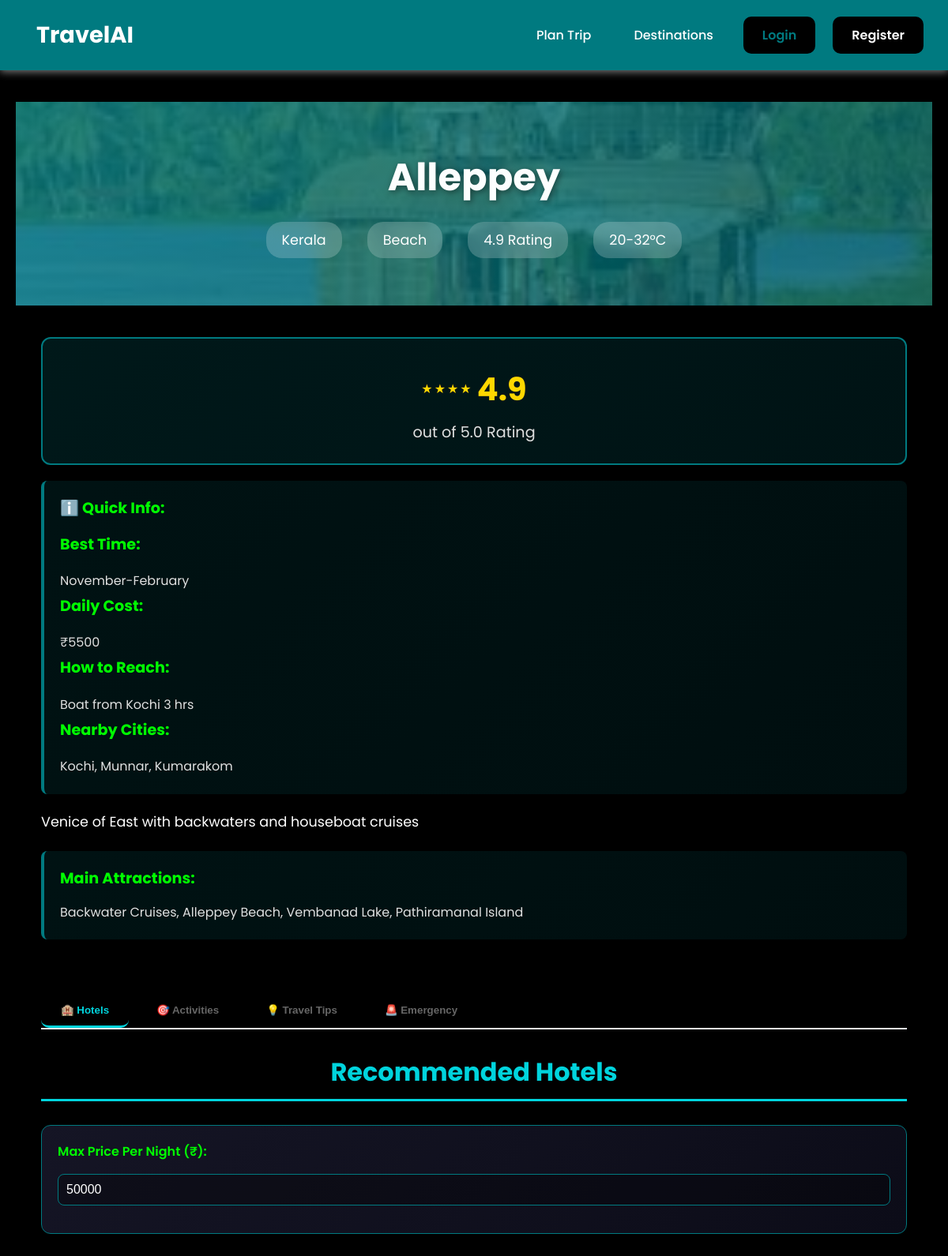
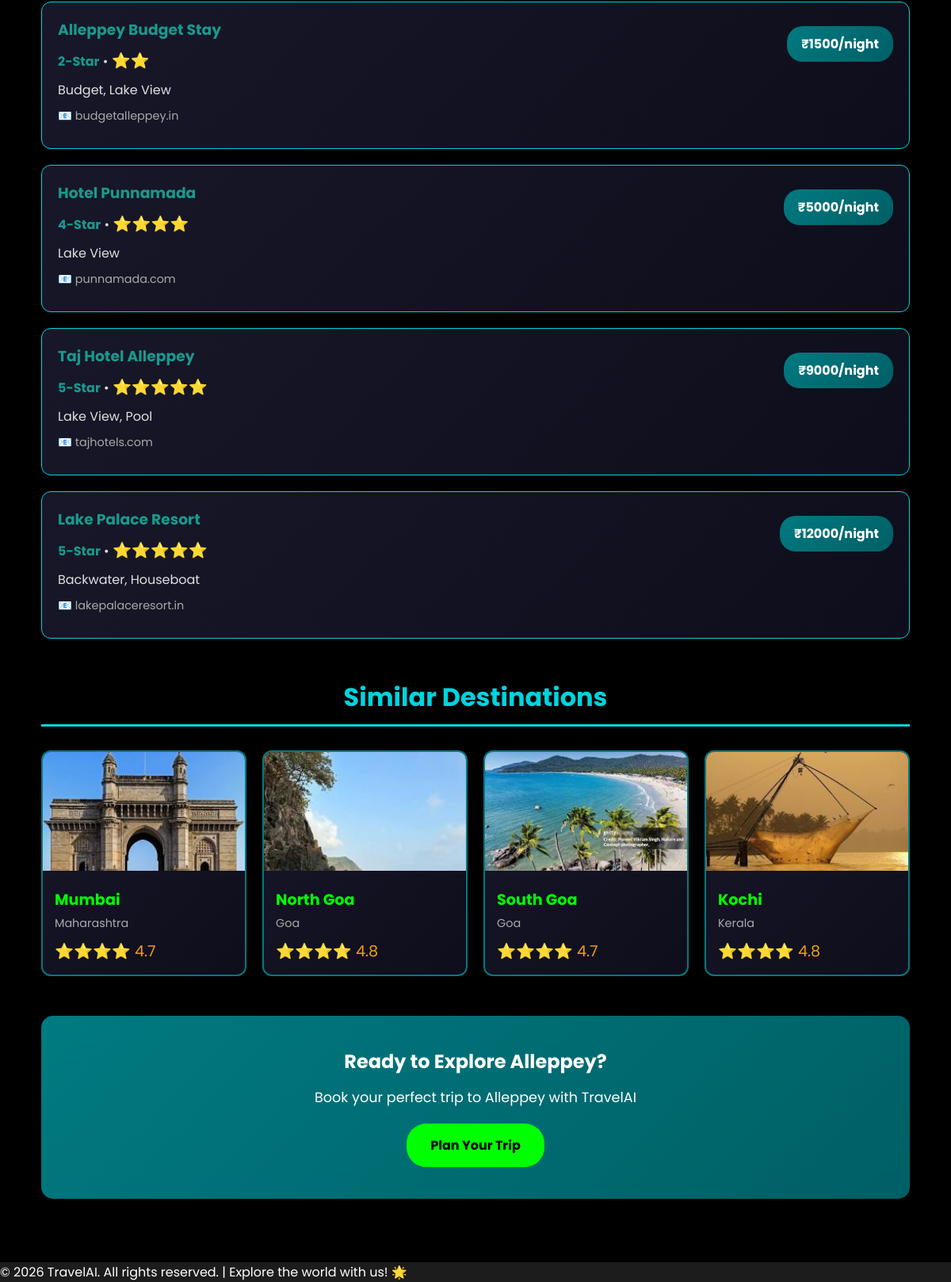
The page /destination/27 on the database its author committed (2 pictures, top to bottom).
### tables this page shows
CREATE TABLE destinations (
    id INTEGER PRIMARY KEY AUTOINCREMENT,
    name TEXT NOT NULL UNIQUE,
    state TEXT NOT NULL,
    category TEXT NOT NULL,
    best_season TEXT,
    cost_per_day INTEGER,
    description TEXT,
    attractions TEXT,
    image_url TEXT,
    rating REAL DEFAULT 4.5,
    temperature TEXT,
    how_to_reach TEXT,
    nearby_cities TEXT,
    created_at TIMESTAMP DEFAULT CURRENT_TIMESTAMP
);

CREATE TABLE hotels (
    id INTEGER PRIMARY KEY AUTOINCREMENT,
    destination_id INTEGER NOT NULL,
    hotel_name TEXT NOT NULL,
    category TEXT,
    price_per_night INTEGER,
    rating REAL,
    amenities TEXT,
    image_url TEXT,
    contact TEXT,
    created_at TIMESTAMP DEFAULT CURRENT_TIMESTAMP,
    FOREIGN KEY(destination_id) REFERENCES destinations(id)
);

### app.py (the view)
@app.route("/destination/<int:dest_id>")
def destination_detail(dest_id):
    conn = get_db()
    cur = conn.cursor()
    cur.execute("SELECT * FROM destinations WHERE id=?", (dest_id,))
    destination = cur.fetchone()
    if not destination:
        conn.close()
        return "Destination not found", 404
    user_budget = session.get('trip_budget', 0)
    cur.execute("SELECT * FROM hotels WHERE destination_id=? ORDER BY price_per_night", (dest_id,))
    hotels = cur.fetchall()
    cur.execute("SELECT * FROM activities WHERE destination_id=? ORDER BY cost", (dest_id,))
    activities = cur.fetchall()
    cur.execute("SELECT * FROM travel_tips WHERE destination_id=?", (dest_id,))
    tips = cur.fetchall()
    cur.execute("SELECT * FROM destinations WHERE category=? AND id!=? LIMIT 4",
               (destination['category'], dest_id))
    similar = cur.fetchall()
    conn.close()
    user = session.get("user")
    user_email = session.get("user_email", "")
    return render_template("destination_detail.html", user=user, destination=destination,
                         hotels=hotels, activities=activities, tips=tips, similar=similar,
                         user_budget=user_budget, user_email=user_email)

### app.py (called while the page is built)
def get_db():
    conn = sqlite3.connect(DB_PATH)
    conn.row_factory = sqlite3.Row
    return conn

### templates/destination_detail.html (shortened to what this page needs)
{% extends "base.html" %}
{% block content %}
<div class="detail-hero">
    <h1> {{ destination.name }}</h1>
    <div class="meta">
        <div class="meta-item"> {{ destination.state }}</div>
        <div class="meta-item"> {{ destination.category|capitalize }}</div>
        <div class="meta-item"> {{ destination.rating }} Rating</div>
        <div class="meta-item"> {{ destination.temperature }}</div>
    </div>
</div>
<div class="detail-content">
    <div class="section">
        <div class="rating-box">
            <div class="big-stars">
                <div class="star-rating">
                    {% for i in range(4) %}
                        {% if i < destination.rating|int %}
                            <span class="star">★</span>
                        {% elif i < destination.rating and destination.rating % 1 >= 0.5 %}
                            <span class="star">★</span>
                        {% else %}
                            <span class="star empty">★</span>
                        {% endif %}
                    {% endfor %}
                    <span class="rating-number">{{ destination.rating }}</span>
                </div>
            </div>
            <p style="margin: 10px 0 0 0; font-size: 1.2rem; color: #e0e0e0;">out of 5.0 Rating</p>
        </div>
        <div class="info-box">
            <strong>ℹ️ Quick Info:</strong>
            <p style="margin-top: 10px; line-height: 1.8; color: #e0e0e0;">
            <strong style="color: #00ff00;">Best Time:</strong> {{ destination.best_season }}<br>
            <strong style="color: #00ff00;">Daily Cost:</strong> ₹{{ destination.cost_per_day }}<br>
            <strong style="color: #00ff00;">How to Reach:</strong> {{ destination.how_to_reach }}<br>
            <strong style="color: #00ff00;">Nearby Cities:</strong> {{ destination.nearby_cities }}
            </p>
        </div>
        <div class="description">
            {{ destination.description }}
        </div>
        <div class="info-box">
            <strong>Main Attractions:</strong>
            <p style="margin-top: 10px; color: #e0e0e0;">{{ destination.attractions }}</p>
        </div>
    </div>
    <div class="section">
        <div class="tabs">
            <button class="tab-btn active" onclick="showTab(event, 'hotels')">🏨 Hotels</button>
            <button class="tab-btn" onclick="showTab(event, 'activities')">🎯 Activities</button>
            <button class="tab-btn" onclick="showTab(event, 'tips')">💡 Travel Tips</button>
            <button class="tab-btn" onclick="showTab(event, 'emergency')">🚨 Emergency</button>
        </div>
        <div id="hotels" class="tab-content active">
            <h2 class="section-title">Recommended Hotels</h2>
            <div class="filters">
                <div class="filter-group">
                    <label for="maxPrice">Max Price Per Night (₹):</label>
                    <input type="number" id="maxPrice" value="50000" onchange="filterHotels('{{ destination.id }}')" min="0" step="100">
                </div>
            </div>
            <div id="hotelsList">
                {% if hotels %}
                    {% for hotel in hotels %}
                    <div class="hotel-card">
                        <div style="display: flex; justify-content: space-between; align-items: start;">
                            <div style="flex: 1;">
                                <h3 style="margin: 0 0 10px 0; color: #1a998c;">{{ hotel.hotel_name }}</h3>
                                <p style="margin: 5px 0; color: #e0e0e0;">
                                    <strong style="color:#1a998c;">{{ hotel.category }}</strong> •
                                    <span class="stars">
                                        {% set stars_count = hotel.category.split('-')[0] %}
                                        {% for i in range(stars_count|int) %}⭐{% endfor %}
                                    </span>
                                </p>
                                <p style="margin: 10px 0; color: #e0e0e0;">{{ hotel.amenities }}</p>
                                <p style="margin: 10px 0; font-size: 0.9rem; color: #aaaaaa;">📧 {{ hotel.contact }}</p>
                            </div>
                            <div style="text-align: right;">
                                <div class="price-tag">₹{{ hotel.price_per_night }}/night</div>
                            </div>
                        </div>
                    </div>
                    {% endfor %}
                {% else %}
                    <p style="text-align: center; color: #aaaaaa; padding: 40px;">No hotels listed yet.</p>
                {% endif %}
            </div>
        </div>
    </div>
    {% if similar %}
    <div class="section">
        <h2 class="section-title"> Similar Destinations</h2>
        <div class="similar-grid">
            {% for dest in similar %}
            <a href="/destination/{{ dest.id }}" class="similar-card">
                <img src="{{ dest.image_url }}" alt="{{ dest.name }}" data-fallback="https://via.placeholder.com/300x200?text={{ dest.name }}">
                <div class="similar-card-content">
                    <h3>{{ dest.name }}</h3>
                    <p>{{ dest.state }}</p>
                    <div class="stars">
                        {% for i in range(dest.rating|int) %}⭐{% endfor %}
                        {{ dest.rating }}
                    </div>
                </div>
            </a>
            {% endfor %}
        </div>
    </div>
    {% endif %}
    <div style="background: linear-gradient(135deg, #007a80 0%, #005f66 100%); color: white; padding: 40px; border-radius: 15px; text-align: center; margin-top: 50px;">
        <h2 style="margin: 0 0 15px 0; color: white;">Ready to Explore {{ destination.name }}?</h2>
        <p style="margin: 0 0 20px 0; font-size: 1.1rem;">Book your perfect trip to {{ destination.name }} with TravelAI</p>
        <a href="/planner" style="display: inline-block; background: #00ff00; color: #000000; padding: 15px 30px; border-radius: 25px; text-decoration: none; font-weight: bold;">Plan Your Trip</a>
    </div>
</div>
{% endblock %}

### static/style.css (style rules this page uses)
* { box-sizing: border-box; margin: 0; padding: 0; }
body { font-family: 'Poppins', sans-serif; background: #000000; color: #ffffff; min-height: 100vh; }
h1, h2 { color: #fcfefe; text-align: center; }
h3 { color: #ffffff; }
label { color: #ffffff; }
input, select, textarea { width: 100%; padding: 12px; margin-top: 8px; border: 1px solid #007a80; border-radius: 10px; font-size: 1em; background: #000000; color: #ffffff; }
input::placeholder { color: #aaaaaa; }
button, .btn { margin-top: 20px; padding: 12px 24px; background: #007a80; color: #ffffff; border: none; border-radius: 10px; font-weight: 600; cursor: pointer; transition: 0.3s; }
.hotel-card, .activity-card { background: #000000; }
p, span, div { color: #ffffff; }

### rows shown on the page
destinations: name "Alleppey", state "Kerala", category "Beach", rating "4.9", temperature "20-32°C", best_season "November-February", cost_per_day "5500", how_to_reach "Boat from Kochi 3 hrs", nearby_cities "Kochi, Munnar, Kumarakom", description "Venice of East with backwaters and houseboat cruises", attractions "Backwater Cruises, Alleppey Beach, Vembanad Lake, Pathiramanal Island"
hotels: hotel_name "Alleppey Budget Stay", category "2-Star", amenities "Budget, Lake View", contact "budgetalleppey.in", price_per_night "1500"
hotels: hotel_name "Hotel Punnamada", category "4-Star", amenities "Lake View", contact "punnamada.com", price_per_night "5000"
hotels: hotel_name "Taj Hotel Alleppey", category "5-Star", amenities "Lake View, Pool", contact "tajhotels.com", price_per_night "9000"
hotels: hotel_name "Lake Palace Resort", category "5-Star", amenities "Backwater, Houseboat", contact "lakepalaceresort.in", price_per_night "12000"
destinations: image_url (picture), name "Mumbai", state "Maharashtra", rating "4.7"
destinations: image_url (picture), name "North Goa", state "Goa", rating "4.8"
destinations: image_url (picture), name "South Goa", state "Goa", rating "4.7"
destinations: image_url (picture), name "Kochi", state "Kerala", rating "4.8"
